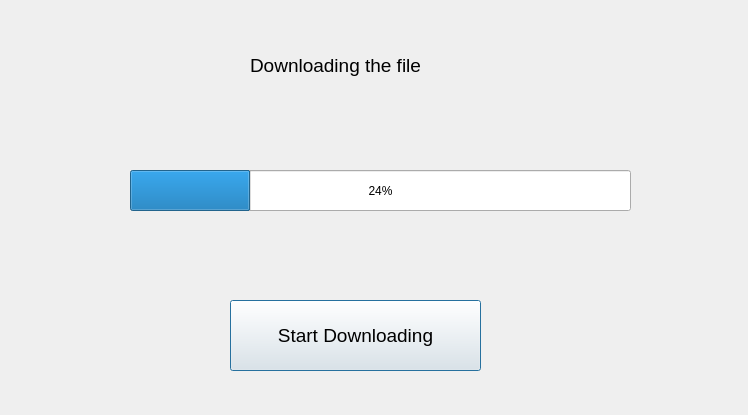
<?xml version="1.0" encoding="UTF-8"?>
<ui version="4.0">
 <class>Dialog</class>
 <widget class="QDialog" name="Dialog">
  <property name="geometry">
   <rect>
    <x>0</x>
    <y>0</y>
    <width>748</width>
    <height>415</height>
   </rect>
  </property>
  <property name="windowTitle">
   <string>Dialog</string>
  </property>
  <widget class="QLabel" name="label">
   <property name="geometry">
    <rect>
     <x>250</x>
     <y>20</y>
     <width>401</width>
     <height>91</height>
    </rect>
   </property>
   <property name="font">
    <font>
     <pointsize>14</pointsize>
    </font>
   </property>
   <property name="text">
    <string>Downloading the file</string>
   </property>
  </widget>
  <widget class="QProgressBar" name="progressBar">
   <property name="geometry">
    <rect>
     <x>130</x>
     <y>170</y>
     <width>501</width>
     <height>41</height>
    </rect>
   </property>
   <property name="value">
    <number>24</number>
   </property>
  </widget>
  <widget class="QPushButton" name="pushButtonStart">
   <property name="geometry">
    <rect>
     <x>230</x>
     <y>300</y>
     <width>251</width>
     <height>71</height>
    </rect>
   </property>
   <property name="font">
    <font>
     <pointsize>14</pointsize>
    </font>
   </property>
   <property name="text">
    <string>Start Downloading</string>
   </property>
  </widget>
 </widget>
 <resources/>
 <connections/>
</ui>
